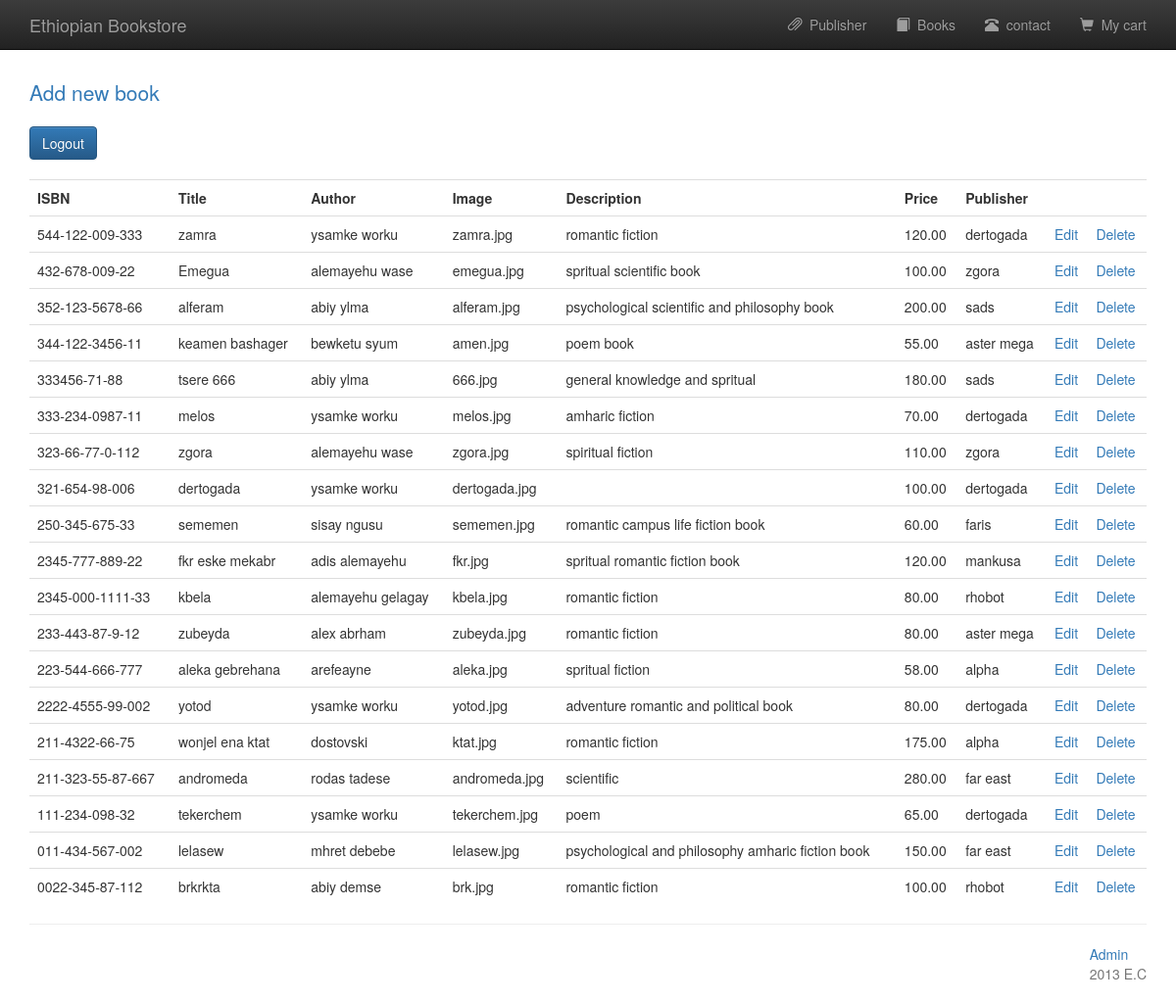
Page /admin_book.php on the committed database.
### tables this page shows
CREATE TABLE `books` (
  `book_isbn` varchar(20) NOT NULL,
  `book_title` varchar(60) DEFAULT NULL,
  `book_author` varchar(60) DEFAULT NULL,
  `book_image` varchar(40) DEFAULT NULL,
  `book_descr` text DEFAULT NULL,
  `book_price` decimal(6,2) NOT NULL,
  `publisherid` int(10) UNSIGNED NOT NULL
);

CREATE TABLE `publisher` (
  `publisherid` int(10) UNSIGNED NOT NULL,
  `publisher_name` varchar(60) NOT NULL
);

### functions/database_functions.php (called while the page is built, shortened)
<?php
function getPubName($conn, $pubid)
{
	$query = "SELECT publisher_name FROM publisher WHERE publisherid = '$pubid'";
	$result = mysqli_query($conn, $query);
	if (mysqli_num_rows($result) == 0) {
		echo "Empty books ! Something wrong! check again";
		exit;
	} else {
		$row = mysqli_fetch_assoc($result);
		return $row['publisher_name'];
	}
}
function getAll($conn)
{
	$query = "SELECT * from books ORDER BY book_isbn DESC";
	$result = mysqli_query($conn, $query);
	return $result;
}

### admin_book.php (the view, shortened to what this page needs)
<?php
require_once "./template/header.php";
require_once "./functions/database_functions.php";
$conn = db_connect();
$result = getAll($conn);
?>
<p class="lead"><a href="admin_add.php">Add new book</a></p>
<a href="admin_signout.php" class="btn btn-primary">Logout</a>
<table class="table" style="margin-top: 20px">
	<tr>
		<th>ISBN</th>
		<th>Title</th>
		<th>Author</th>
		<th>Image</th>
		<th>Description</th>
		<th>Price</th>
		<th>Publisher</th>
		<th>&nbsp;</th>
		<th>&nbsp;</th>
	</tr>
	<?php while ($row = mysqli_fetch_assoc($result)) { ?>
		<tr>
			<td><?php echo $row['book_isbn']; ?></td>
			<td><?php echo $row['book_title']; ?></td>
			<td><?php echo $row['book_author']; ?></td>
			<td><?php echo $row['book_image']; ?></td>
			<td><?php echo $row['book_descr']; ?></td>
			<td><?php echo $row['book_price']; ?></td>
			<td><?php echo getPubName($conn, $row['publisherid']); ?></td>
			<td><a href="admin_edit.php?bookisbn=<?php echo $row['book_isbn']; ?>">Edit</a></td>
			<td><a href="admin_delete.php?bookisbn=<?php echo $row['book_isbn']; ?>">Delete</a></td>
		</tr>
	<?php } ?>
</table>
<?php
require_once "./template/footer.php";
?>

### rows in the picture
books: book_isbn "544-122-009-333", book_title "zamra", book_author "ysamke worku", book_image "zamra.jpg", book_descr "romantic fiction", book_price "120.00", publisherid.publisher_name "dertogada"
books: book_isbn "432-678-009-22", book_title "Emegua", book_author "alemayehu wase", book_image "emegua.jpg", book_descr "spritual scientific book", book_price "100.00", publisherid.publisher_name "zgora"
books: book_isbn "352-123-5678-66", book_title "alferam", book_author "abiy ylma", book_image "alferam.jpg", book_descr "psychological scientific and philosophy book", book_price "200.00", publisherid.publisher_name "sads"
books: book_isbn "344-122-3456-11", book_title "keamen bashager", book_author "bewketu syum", book_image "amen.jpg", book_descr "poem book", book_price "55.00", publisherid.publisher_name "aster mega"
books: book_isbn "333456-71-88", book_title "tsere 666", book_author "abiy ylma", book_image "666.jpg", book_descr "general knowledge and spritual", book_price "180.00", publisherid.publisher_name "sads"
books: book_isbn "333-234-0987-11", book_title "melos", book_author "ysamke worku", book_image "melos.jpg", book_descr "amharic fiction", book_price "70.00", publisherid.publisher_name "dertogada"
books: book_isbn "323-66-77-0-112", book_title "zgora", book_author "alemayehu wase", book_image "zgora.jpg", book_descr "spiritual fiction", book_price "110.00", publisherid.publisher_name "zgora"
books: book_isbn "321-654-98-006", book_title "dertogada", book_author "ysamke worku", book_image "dertogada.jpg", book_price "100.00", publisherid.publisher_name "dertogada"
books: book_isbn "250-345-675-33", book_title "sememen", book_author "sisay ngusu", book_image "sememen.jpg", book_descr "romantic campus life fiction book", book_price "60.00", publisherid.publisher_name "faris"
books: book_isbn "2345-777-889-22", book_title "fkr eske mekabr", book_author "adis alemayehu", book_image "fkr.jpg", book_descr "spritual romantic fiction book", book_price "120.00", publisherid.publisher_name "mankusa"
books: book_isbn "2345-000-1111-33", book_title "kbela", book_author "alemayehu gelagay", book_image "kbela.jpg", book_descr "romantic fiction", book_price "80.00", publisherid.publisher_name "rhobot"
books: book_isbn "233-443-87-9-12", book_title "zubeyda", book_author "alex abrham", book_image "zubeyda.jpg", book_descr "romantic fiction", book_price "80.00", publisherid.publisher_name "aster mega"
books: book_isbn "223-544-666-777", book_title "aleka gebrehana", book_author "arefeayne", book_image "aleka.jpg", book_descr "spritual fiction", book_price "58.00", publisherid.publisher_name "alpha"
books: book_isbn "2222-4555-99-002", book_title "yotod", book_author "ysamke worku", book_image "yotod.jpg", book_descr "adventure romantic and political book", book_price "80.00", publisherid.publisher_name "dertogada"
books: book_isbn "211-4322-66-75", book_title "wonjel ena ktat", book_author "dostovski", book_image "ktat.jpg", book_descr "romantic fiction", book_price "175.00", publisherid.publisher_name "alpha"
books: book_isbn "211-323-55-87-667", book_title "andromeda", book_author "rodas tadese", book_image "andromeda.jpg", book_descr "scientific", book_price "280.00", publisherid.publisher_name "far east"
books: book_isbn "111-234-098-32", book_title "tekerchem", book_author "ysamke worku", book_image "tekerchem.jpg", book_descr "poem", book_price "65.00", publisherid.publisher_name "dertogada"
books: book_isbn "011-434-567-002", book_title "lelasew", book_author "mhret debebe", book_image "lelasew.jpg", book_descr "psychological and philosophy amharic fiction book", book_price "150.00", publisherid.publisher_name "far east"
books: book_isbn "0022-345-87-112", book_title "brkrkta", book_author "abiy demse", book_image "brk.jpg", book_descr "romantic fiction", book_price "100.00", publisherid.publisher_name "rhobot"
